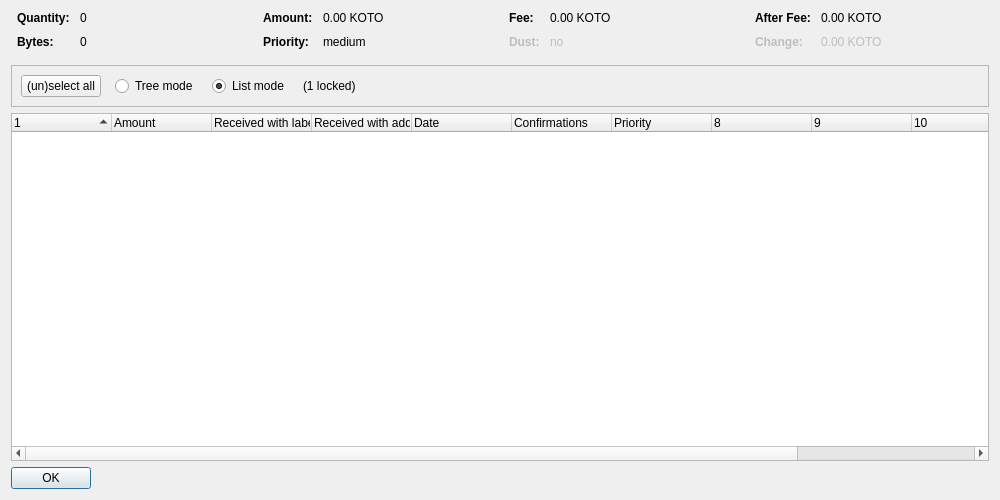
<?xml version="1.0" encoding="UTF-8"?>
<ui version="4.0">
 <class>CoinControlDialog</class>
 <widget class="QDialog" name="CoinControlDialog">
  <property name="geometry">
   <rect>
    <x>0</x>
    <y>0</y>
    <width>1000</width>
    <height>500</height>
   </rect>
  </property>
  <property name="windowTitle">
   <string>Coin Selection</string>
  </property>
  <layout class="QVBoxLayout" name="verticalLayout">
   <item>
    <layout class="QHBoxLayout" name="horizontalLayoutTop" stretch="0,0,0,0">
     <property name="topMargin">
      <number>0</number>
     </property>
     <property name="bottomMargin">
      <number>10</number>
     </property>
     <item>
      <layout class="QFormLayout" name="formLayoutCoinControl1">
       <property name="horizontalSpacing">
        <number>10</number>
       </property>
       <property name="verticalSpacing">
        <number>10</number>
       </property>
       <property name="leftMargin">
        <number>6</number>
       </property>
       <property name="rightMargin">
        <number>6</number>
       </property>
       <item row="0" column="0">
        <widget class="QLabel" name="labelCoinControlQuantityText">
         <property name="font">
          <font>
           <weight>75</weight>
           <bold>true</bold>
          </font>
         </property>
         <property name="text">
          <string>Quantity:</string>
         </property>
        </widget>
       </item>
       <item row="0" column="1">
        <widget class="QLabel" name="labelCoinControlQuantity">
         <property name="cursor">
          <cursorShape>IBeamCursor</cursorShape>
         </property>
         <property name="contextMenuPolicy">
          <enum>Qt::ActionsContextMenu</enum>
         </property>
         <property name="text">
          <string notr="true">0</string>
         </property>
         <property name="textInteractionFlags">
          <set>Qt::LinksAccessibleByMouse|Qt::TextSelectableByKeyboard|Qt::TextSelectableByMouse</set>
         </property>
        </widget>
       </item>
       <item row="1" column="0">
        <widget class="QLabel" name="labelCoinControlBytesText">
         <property name="font">
          <font>
           <weight>75</weight>
           <bold>true</bold>
          </font>
         </property>
         <property name="text">
          <string>Bytes:</string>
         </property>
        </widget>
       </item>
       <item row="1" column="1">
        <widget class="QLabel" name="labelCoinControlBytes">
         <property name="cursor">
          <cursorShape>IBeamCursor</cursorShape>
         </property>
         <property name="contextMenuPolicy">
          <enum>Qt::ActionsContextMenu</enum>
         </property>
         <property name="text">
          <string notr="true">0</string>
         </property>
         <property name="textInteractionFlags">
          <set>Qt::LinksAccessibleByMouse|Qt::TextSelectableByKeyboard|Qt::TextSelectableByMouse</set>
         </property>
        </widget>
       </item>
      </layout>
     </item>
     <item>
      <layout class="QFormLayout" name="formLayoutCoinControl2">
       <property name="horizontalSpacing">
        <number>10</number>
       </property>
       <property name="verticalSpacing">
        <number>10</number>
       </property>
       <property name="leftMargin">
        <number>6</number>
       </property>
       <property name="rightMargin">
        <number>6</number>
       </property>
       <item row="0" column="0">
        <widget class="QLabel" name="labelCoinControlAmountText">
         <property name="font">
          <font>
           <weight>75</weight>
           <bold>true</bold>
          </font>
         </property>
         <property name="text">
          <string>Amount:</string>
         </property>
        </widget>
       </item>
       <item row="0" column="1">
        <widget class="QLabel" name="labelCoinControlAmount">
         <property name="cursor">
          <cursorShape>IBeamCursor</cursorShape>
         </property>
         <property name="contextMenuPolicy">
          <enum>Qt::ActionsContextMenu</enum>
         </property>
         <property name="text">
          <string notr="true">0.00 KOTO</string>
         </property>
         <property name="textInteractionFlags">
          <set>Qt::LinksAccessibleByMouse|Qt::TextSelectableByKeyboard|Qt::TextSelectableByMouse</set>
         </property>
        </widget>
       </item>
       <item row="1" column="0">
        <widget class="QLabel" name="labelCoinControlPriorityText">
         <property name="font">
          <font>
           <weight>75</weight>
           <bold>true</bold>
          </font>
         </property>
         <property name="text">
          <string>Priority:</string>
         </property>
        </widget>
       </item>
       <item row="1" column="1">
        <widget class="QLabel" name="labelCoinControlPriority">
         <property name="cursor">
          <cursorShape>IBeamCursor</cursorShape>
         </property>
         <property name="contextMenuPolicy">
          <enum>Qt::ActionsContextMenu</enum>
         </property>
         <property name="text">
          <string notr="true">medium</string>
         </property>
         <property name="textInteractionFlags">
          <set>Qt::LinksAccessibleByMouse|Qt::TextSelectableByKeyboard|Qt::TextSelectableByMouse</set>
         </property>
        </widget>
       </item>
      </layout>
     </item>
     <item>
      <layout class="QFormLayout" name="formLayoutCoinControl3">
       <property name="horizontalSpacing">
        <number>10</number>
       </property>
       <property name="verticalSpacing">
        <number>10</number>
       </property>
       <property name="leftMargin">
        <number>6</number>
       </property>
       <property name="rightMargin">
        <number>6</number>
       </property>
       <item row="0" column="0">
        <widget class="QLabel" name="labelCoinControlFeeText">
         <property name="font">
          <font>
           <weight>75</weight>
           <bold>true</bold>
          </font>
         </property>
         <property name="text">
          <string>Fee:</string>
         </property>
        </widget>
       </item>
       <item row="0" column="1">
        <widget class="QLabel" name="labelCoinControlFee">
         <property name="cursor">
          <cursorShape>IBeamCursor</cursorShape>
         </property>
         <property name="contextMenuPolicy">
          <enum>Qt::ActionsContextMenu</enum>
         </property>
         <property name="text">
          <string notr="true">0.00 KOTO</string>
         </property>
         <property name="textInteractionFlags">
          <set>Qt::LinksAccessibleByMouse|Qt::TextSelectableByKeyboard|Qt::TextSelectableByMouse</set>
         </property>
        </widget>
       </item>
       <item row="1" column="0">
        <widget class="QLabel" name="labelCoinControlLowOutputText">
         <property name="enabled">
          <bool>false</bool>
         </property>
         <property name="font">
          <font>
           <weight>75</weight>
           <bold>true</bold>
          </font>
         </property>
         <property name="text">
          <string>Dust:</string>
         </property>
        </widget>
       </item>
       <item row="1" column="1">
        <widget class="QLabel" name="labelCoinControlLowOutput">
         <property name="enabled">
          <bool>false</bool>
         </property>
         <property name="cursor">
          <cursorShape>IBeamCursor</cursorShape>
         </property>
         <property name="contextMenuPolicy">
          <enum>Qt::ActionsContextMenu</enum>
         </property>
         <property name="text">
          <string notr="true">no</string>
         </property>
         <property name="textInteractionFlags">
          <set>Qt::LinksAccessibleByMouse|Qt::TextSelectableByKeyboard|Qt::TextSelectableByMouse</set>
         </property>
        </widget>
       </item>
      </layout>
     </item>
     <item>
      <layout class="QFormLayout" name="formLayoutCoinControl4">
       <property name="horizontalSpacing">
        <number>10</number>
       </property>
       <property name="verticalSpacing">
        <number>10</number>
       </property>
       <property name="leftMargin">
        <number>6</number>
       </property>
       <property name="rightMargin">
        <number>6</number>
       </property>
       <item row="0" column="0">
        <widget class="QLabel" name="labelCoinControlAfterFeeText">
         <property name="font">
          <font>
           <weight>75</weight>
           <bold>true</bold>
          </font>
         </property>
         <property name="text">
          <string>After Fee:</string>
         </property>
        </widget>
       </item>
       <item row="0" column="1">
        <widget class="QLabel" name="labelCoinControlAfterFee">
         <property name="cursor">
          <cursorShape>IBeamCursor</cursorShape>
         </property>
         <property name="contextMenuPolicy">
          <enum>Qt::ActionsContextMenu</enum>
         </property>
         <property name="text">
          <string notr="true">0.00 KOTO</string>
         </property>
         <property name="textInteractionFlags">
          <set>Qt::LinksAccessibleByMouse|Qt::TextSelectableByKeyboard|Qt::TextSelectableByMouse</set>
         </property>
        </widget>
       </item>
       <item row="1" column="0">
        <widget class="QLabel" name="labelCoinControlChangeText">
         <property name="enabled">
          <bool>false</bool>
         </property>
         <property name="font">
          <font>
           <weight>75</weight>
           <bold>true</bold>
          </font>
         </property>
         <property name="text">
          <string>Change:</string>
         </property>
        </widget>
       </item>
       <item row="1" column="1">
        <widget class="QLabel" name="labelCoinControlChange">
         <property name="enabled">
          <bool>false</bool>
         </property>
         <property name="cursor">
          <cursorShape>IBeamCursor</cursorShape>
         </property>
         <property name="contextMenuPolicy">
          <enum>Qt::ActionsContextMenu</enum>
         </property>
         <property name="text">
          <string notr="true">0.00 KOTO</string>
         </property>
         <property name="textInteractionFlags">
          <set>Qt::LinksAccessibleByMouse|Qt::TextSelectableByKeyboard|Qt::TextSelectableByMouse</set>
         </property>
        </widget>
       </item>
      </layout>
     </item>
    </layout>
   </item>
   <item>
    <widget class="QFrame" name="frame">
     <property name="minimumSize">
      <size>
       <width>0</width>
       <height>40</height>
      </size>
     </property>
     <property name="frameShape">
      <enum>QFrame::StyledPanel</enum>
     </property>
     <property name="frameShadow">
      <enum>QFrame::Sunken</enum>
     </property>
     <layout class="QHBoxLayout" name="horizontalLayout">
      <item>
       <layout class="QHBoxLayout" name="horizontalLayoutPanel" stretch="0,0,0,0,0">
        <property name="spacing">
         <number>14</number>
        </property>
        <item>
         <widget class="QPushButton" name="pushButtonSelectAll">
          <property name="sizePolicy">
           <sizepolicy hsizetype="Maximum" vsizetype="Fixed">
            <horstretch>0</horstretch>
            <verstretch>0</verstretch>
           </sizepolicy>
          </property>
          <property name="text">
           <string>(un)select all</string>
          </property>
          <property name="autoDefault">
           <bool>false</bool>
          </property>
         </widget>
        </item>
        <item>
         <widget class="QRadioButton" name="radioTreeMode">
          <property name="sizePolicy">
           <sizepolicy hsizetype="Maximum" vsizetype="Fixed">
            <horstretch>0</horstretch>
            <verstretch>0</verstretch>
           </sizepolicy>
          </property>
          <property name="text">
           <string>Tree mode</string>
          </property>
         </widget>
        </item>
        <item>
         <widget class="QRadioButton" name="radioListMode">
          <property name="sizePolicy">
           <sizepolicy hsizetype="Maximum" vsizetype="Fixed">
            <horstretch>0</horstretch>
            <verstretch>0</verstretch>
           </sizepolicy>
          </property>
          <property name="text">
           <string>List mode</string>
          </property>
          <property name="checked">
           <bool>true</bool>
          </property>
         </widget>
        </item>
        <item>
         <widget class="QLabel" name="labelLocked">
          <property name="text">
           <string notr="true">(1 locked)</string>
          </property>
         </widget>
        </item>
        <item>
         <spacer name="horizontalSpacer">
          <property name="orientation">
           <enum>Qt::Horizontal</enum>
          </property>
          <property name="sizeHint" stdset="0">
           <size>
            <width>40</width>
            <height>20</height>
           </size>
          </property>
         </spacer>
        </item>
       </layout>
      </item>
     </layout>
    </widget>
   </item>
   <item>
    <widget class="CoinControlTreeWidget" name="treeWidget">
     <property name="contextMenuPolicy">
      <enum>Qt::CustomContextMenu</enum>
     </property>
     <property name="sortingEnabled">
      <bool>false</bool>
     </property>
     <property name="columnCount">
      <number>12</number>
     </property>
     <attribute name="headerShowSortIndicator" stdset="0">
      <bool>true</bool>
     </attribute>
     <attribute name="headerStretchLastSection">
      <bool>false</bool>
     </attribute>
     <column>
      <property name="text">
       <string/>
      </property>
     </column>
     <column>
      <property name="text">
       <string>Amount</string>
      </property>
     </column>
     <column>
      <property name="text">
       <string>Received with label</string>
      </property>
     </column>
     <column>
      <property name="text">
       <string>Received with address</string>
      </property>
     </column>
     <column>
      <property name="text">
       <string>Date</string>
      </property>
     </column>
     <column>
      <property name="text">
       <string>Confirmations</string>
      </property>
      <property name="toolTip">
       <string>Confirmed</string>
      </property>
     </column>
     <column>
      <property name="text">
       <string>Priority</string>
      </property>
     </column>
     <column>
      <property name="text">
       <string/>
      </property>
     </column>
     <column>
      <property name="text">
       <string/>
      </property>
     </column>
     <column>
      <property name="text">
       <string/>
      </property>
     </column>
     <column>
      <property name="text">
       <string/>
      </property>
     </column>
     <column>
      <property name="text">
       <string/>
      </property>
     </column>
    </widget>
   </item>
   <item>
    <widget class="QDialogButtonBox" name="buttonBox">
     <property name="sizePolicy">
      <sizepolicy hsizetype="Maximum" vsizetype="Fixed">
       <horstretch>0</horstretch>
       <verstretch>0</verstretch>
      </sizepolicy>
     </property>
     <property name="orientation">
      <enum>Qt::Horizontal</enum>
     </property>
     <property name="standardButtons">
      <set>QDialogButtonBox::Ok</set>
     </property>
    </widget>
   </item>
  </layout>
 </widget>
 <customwidgets>
  <customwidget>
   <class>CoinControlTreeWidget</class>
   <extends>QTreeWidget</extends>
   <header>coincontroltreewidget.h</header>
  </customwidget>
 </customwidgets>
 <resources/>
 <connections/>
</ui>
